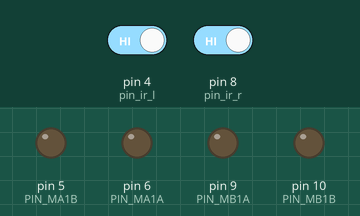
Recording of a sketch running on a simulated Arduino Uno, built with avr-gcc and run on an emulated ATmega328P. Parts: output pins drawn as LEDs (lit = HIGH). Inputs (shaded band) come from the test bench; at power-on: pin 4 (pin_ir_l) HIGH, pin 8 (pin_ir_r) HIGH. What the sketch prints to the serial monitor is not drawn.

Above: at 1.2 s.
1.3 s: pin 4 (pin_ir_l) driven LOW
At 2.3 s:
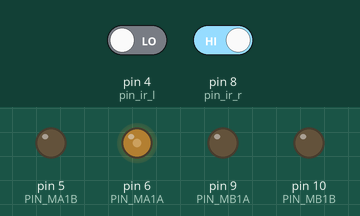
2.8 s: pin 8 (pin_ir_r) driven LOW
At 3.4 s:
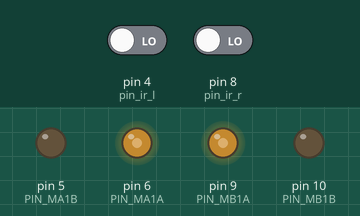
4.3 s: pin 4 (pin_ir_l) driven HIGH
At 5.6 s:
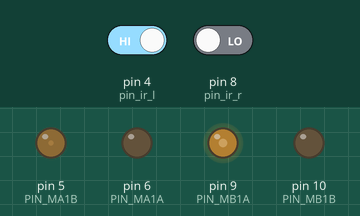
Timing chart, 0 to 7.3 s (numbered marks = the images above; inputs shaded):
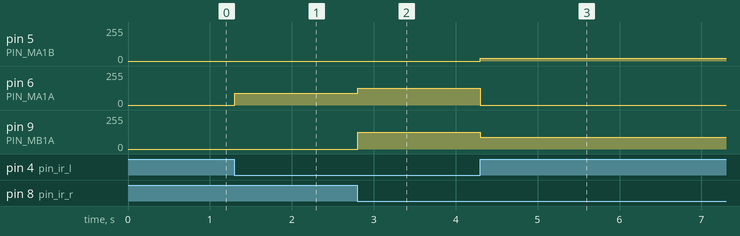

Measured:
- after the input at 1.3 s, pin 6 (PIN_MA1A): 0/255 → 90/255 at once
- after the input at 2.8 s, pin 6 (PIN_MA1A): 90/255 → 125/255 at once; pin 9 (PIN_MB1A): 0/255 → 125/255 at once
- after the input at 4.3 s, pin 5 (PIN_MA1B): 0/255 → 20/255 at once; pin 6 (PIN_MA1A): 125/255 → 0/255 at once; pin 9 (PIN_MB1A): 125/255 → 90/255 at once

The sketch:

car_Set.ino
```cpp
#define PIN_MA1A 6
#define PIN_MA1B 5

#define PIN_MB1A 9
#define PIN_MB1B 10

#define pin_ir_l 4
#define pin_ir_r 8

int iSpeed = 125;
int leftWheelSpeed = iSpeed;
int WHEEL_DIFF_VALUE = 0;
int rightWheelSpeed = leftWheelSpeed + WHEEL_DIFF_VALUE;

#define LINE 1
#define NO_LINE 0

#define GET_IR_L digitalRead(pin_ir_l)
#define GET_IR_R digitalRead(pin_ir_r)

void setup() {
  // 모터 핀
  pinMode(PIN_MA1A, OUTPUT);
  pinMode(PIN_MA1B, OUTPUT);
  pinMode(PIN_MB1A, OUTPUT);
  pinMode(PIN_MB1B, OUTPUT);

  pinMode(pin_ir_l, INPUT);
  pinMode(pin_ir_r, INPUT);

  Serial.begin(9600);

}

void loop() {
  Serial.println(GET_IR_L);
  Serial.println(GET_IR_R);
  soniCar();
}


void soniCar()
{
  if (GET_IR_L == LINE && GET_IR_R == NO_LINE)
  {
    left();
    //Serial.println("right");
  }
  else if (GET_IR_R == LINE && GET_IR_L == NO_LINE)
  {
    right();
    //Serial.println("left");
  }
  else if (GET_IR_L == LINE && GET_IR_R == LINE)
  {
    stop();
    //Serial.println("backward");
  }
  else if (GET_IR_L == NO_LINE && GET_IR_R == NO_LINE)
  {
    forward();
    //Serial.println("fd");
  }

}
// void updateSpeed() {
//   sensors_event_t a, g, temp;
//   mpu.getEvent(&a, &g, &temp);

//   long gyro = round(g.gyro.z * 10);
//   Serial.print("Gyro.Z :");
//   Serial.println(round(g.gyro.z * 10));

//   if (gyro > 0)
//     WHEEL_DIFF_VALUE--;
//   else
//     WHEEL_DIFF_VALUE++;

// }

void carMove(int aa, int ab, int ba, int bb) {
  analogWrite(PIN_MA1A, aa);
  analogWrite(PIN_MA1B, ab);
  analogWrite(PIN_MB1A, ba);
  analogWrite(PIN_MB1B, bb);
}

void forward() {
  carMove(leftWheelSpeed, 0, rightWheelSpeed, 0);
}

void backward() {
  carMove(0, leftWheelSpeed, 0, rightWheelSpeed);
}

void left() {
  carMove(0, 20, 90, 0);
}
void right() {
  carMove(90, 0, 00, 0);
}
void stop() {
  carMove(0, 0, 0, 0);
}

// long getDistance()

// {
//   digitalWrite(PIN_SONIC_TRIG, LOW);
//   delayMicroseconds(2);
//   digitalWrite(PIN_SONIC_TRIG, HIGH);
//   delayMicroseconds(10);
//   digitalWrite(PIN_SONIC_TRIG, LOW);


//   long duration = pulseIn(PIN_SONIC_ECHO, HIGH);
//   long distance = (duration / 2) / 29.1;
//   return distance;
// }
```
